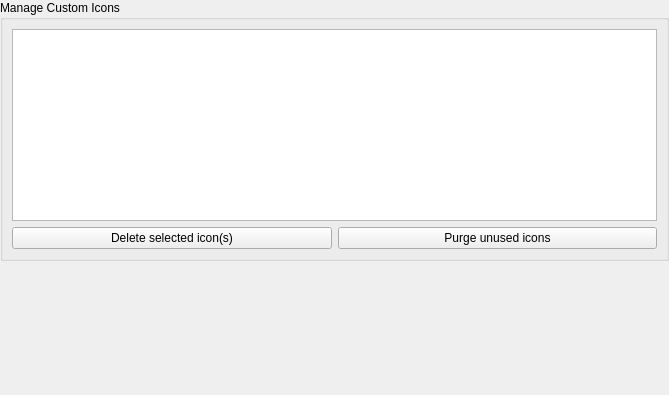
<?xml version="1.0" encoding="UTF-8"?>
<ui version="4.0">
 <class>DatabaseSettingsWidgetMaintenance</class>
 <widget class="QWidget" name="DatabaseSettingsWidgetMaintenance">
  <property name="geometry">
   <rect>
    <x>0</x>
    <y>0</y>
    <width>669</width>
    <height>395</height>
   </rect>
  </property>
  <property name="sizePolicy">
   <sizepolicy hsizetype="MinimumExpanding" vsizetype="Preferred">
    <horstretch>0</horstretch>
    <verstretch>0</verstretch>
   </sizepolicy>
  </property>
  <property name="minimumSize">
   <size>
    <width>450</width>
    <height>0</height>
   </size>
  </property>
  <layout class="QVBoxLayout" name="verticalLayout">
   <property name="spacing">
    <number>20</number>
   </property>
   <property name="leftMargin">
    <number>0</number>
   </property>
   <property name="topMargin">
    <number>0</number>
   </property>
   <property name="rightMargin">
    <number>0</number>
   </property>
   <property name="bottomMargin">
    <number>0</number>
   </property>
   <item>
    <widget class="QGroupBox" name="groupBox">
     <property name="title">
      <string>Manage Custom Icons</string>
     </property>
     <layout class="QVBoxLayout" name="verticalLayout_1">
      <item>
       <widget class="QListView" name="customIconsView">
        <property name="editTriggers">
         <set>QAbstractItemView::NoEditTriggers</set>
        </property>
        <property name="selectionMode">
         <enum>QAbstractItemView::MultiSelection</enum>
        </property>
        <property name="movement">
         <enum>QListView::Static</enum>
        </property>
        <property name="flow">
         <enum>QListView::LeftToRight</enum>
        </property>
        <property name="isWrapping" stdset="0">
         <bool>true</bool>
        </property>
        <property name="resizeMode">
         <enum>QListView::Adjust</enum>
        </property>
        <property name="spacing">
         <number>4</number>
        </property>
        <property name="viewMode">
         <enum>QListView::ListMode</enum>
        </property>
       </widget>
      </item>
      <item>
       <layout class="QHBoxLayout" name="customIconButtonsHorizontalLayout">
        <item>
         <widget class="VaultButton" name="deleteButton">
          <property name="text">
           <string>Delete selected icon(s)</string>
          </property>
         </widget>
        </item>
        <item>
         <widget class="VaultButton" name="purgeButton">
          <property name="toolTip">
           <string>Delete all custom icons not in use by any entry or group</string>
          </property>
          <property name="accessibleName">
           <string>Delete all custom icons not in use by any entry or group</string>
          </property>
          <property name="text">
           <string>Purge unused icons</string>
          </property>
         </widget>
        </item>
       </layout>
      </item>
     </layout>
    </widget>
   </item>
   <item>
    <spacer name="verticalSpacer">
     <property name="orientation">
      <enum>Qt::Vertical</enum>
     </property>
     <property name="sizeHint" stdset="0">
      <size>
       <width>20</width>
       <height>40</height>
      </size>
     </property>
    </spacer>
   </item>
  </layout>
 </widget>
 <customwidgets>
 <customwidget>
  <class>VaultButton</class>
  <extends>QPushButton</extends>
  <header>gui/vault/VaultControls.h</header>
 </customwidget>
 </customwidgets>
 <resources/>
 <connections/>
</ui>
